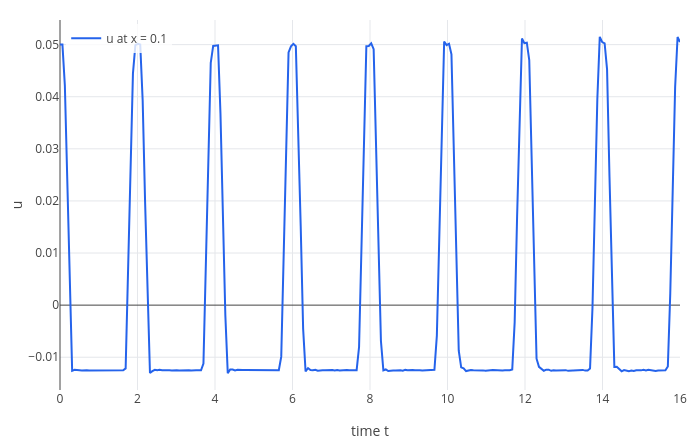

This figure's notebook cell:
### Markdown cell above
## 3. Standing waves, pitch and overtones

A string held at both ends cannot carry any wave forever in one direction: it bounces back and forth. Some shapes simply
swing up and down in place, the **standing waves**

$$u = \sin(m\pi x)\cos(m\pi c\, t), \qquad m = 1, 2, 3, \dots$$

The $m$-th one repeats after time $2/(mc)$, so it has **frequency** $mc/2$ for a string of length 1, or $mc/(2L)$ for
length $L$. The first, $c/(2L)$, is the pitch you hear; the others are the **overtones** or harmonics, at 2, 3, 4,
... times the pitch. That whole-number pattern is why a string sounds musical (a drum, whose overtones are not whole
multiples, sounds less so).

A plucked string starts as a tent with its peak where it was plucked. Pluck at $1/5$ of its length, with height
$1/10$, and listen at a point near the bridge, $x = 0.1$ (grid point 21), for 16 time units:

### Code cell
p = 1/5;
tent = (x/p + (1 - x)/(1 - p) - abs(x/p - (1 - x)/(1 - p)))/20;
s = wave(tent, 0, x, 0, 1, 16, {frames: 255});
U = s.u;
sound = column(U, 21);
labels(legend(plot(s.t, sound'), "u at x = 0.1"), "time t", "u")

### Figure 1 — Plotly figure (JSON) as saved in the notebook; plotly's stock layout.template omitted (floating-point values rounded to 4 significant figures; data arrays with more than 128 entries replaced by an {"elided": "..."} marker saying what was removed)
{"data": [{"line": {"color": "#2563eb", "width": 2}, "mode": "lines", "name": "u at x = 0.1", "type": "scatter", "x": {"elided": "257 float values"}, "y": {"elided": "257 float values"}}], "layout": {"height": 440, "legend": {"bgcolor": "rgba(255,255,255,0.8)", "x": 0.01, "xanchor": "left", "y": 0.99, "yanchor": "top"}, "margin": {"b": 50, "l": 60, "r": 20, "t": 20}, "showlegend": true, "title": {"text": ""}, "width": 700, "xaxis": {"title": {"text": "time t"}, "zeroline": true}, "yaxis": {"range": [-0.01629, 0.05472], "title": {"text": "u"}, "zeroline": true}}}
